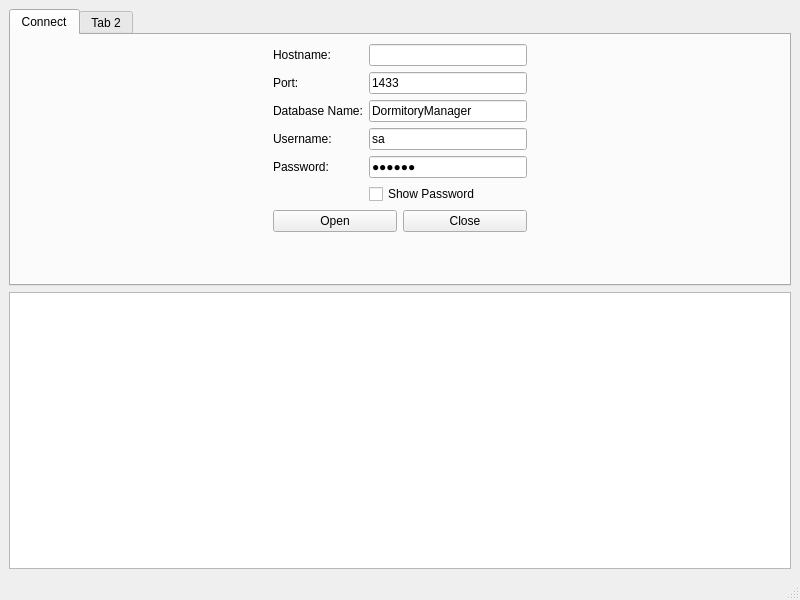
<?xml version="1.0" encoding="UTF-8"?>
<ui version="4.0">
 <class>MainWindow</class>
 <widget class="QMainWindow" name="MainWindow">
  <property name="geometry">
   <rect>
    <x>0</x>
    <y>0</y>
    <width>800</width>
    <height>600</height>
   </rect>
  </property>
  <property name="windowTitle">
   <string>MainWindow</string>
  </property>
  <widget class="QWidget" name="centralwidget">
   <layout class="QVBoxLayout" name="verticalLayout_2">
    <item>
     <widget class="QTabWidget" name="tabWidget">
      <property name="currentIndex">
       <number>0</number>
      </property>
      <widget class="QWidget" name="connectTab">
       <attribute name="title">
        <string>Connect</string>
       </attribute>
       <layout class="QHBoxLayout" name="horizontalLayout">
        <item>
         <spacer name="horizontalSpacer_2">
          <property name="orientation">
           <enum>Qt::Horizontal</enum>
          </property>
          <property name="sizeHint" stdset="0">
           <size>
            <width>40</width>
            <height>20</height>
           </size>
          </property>
         </spacer>
        </item>
        <item>
         <layout class="QVBoxLayout" name="verticalLayout">
          <item>
           <layout class="QFormLayout" name="formLayout">
            <item row="0" column="0">
             <widget class="QLabel" name="label">
              <property name="text">
               <string>Hostname:</string>
              </property>
             </widget>
            </item>
            <item row="0" column="1">
             <widget class="QLineEdit" name="conn_hostnameEdit"/>
            </item>
            <item row="2" column="0">
             <widget class="QLabel" name="label_2">
              <property name="text">
               <string>Database Name:</string>
              </property>
             </widget>
            </item>
            <item row="3" column="0">
             <widget class="QLabel" name="label_3">
              <property name="text">
               <string>Username:</string>
              </property>
             </widget>
            </item>
            <item row="4" column="0">
             <widget class="QLabel" name="label_4">
              <property name="text">
               <string>Password:</string>
              </property>
             </widget>
            </item>
            <item row="2" column="1">
             <widget class="QLineEdit" name="conn_databaseNameEdit">
              <property name="text">
               <string>DormitoryManager</string>
              </property>
             </widget>
            </item>
            <item row="3" column="1">
             <widget class="QLineEdit" name="conn_usernameEdit">
              <property name="text">
               <string>sa</string>
              </property>
             </widget>
            </item>
            <item row="4" column="1">
             <widget class="QLineEdit" name="conn_passwordEdit">
              <property name="text">
               <string>123456</string>
              </property>
              <property name="echoMode">
               <enum>QLineEdit::Password</enum>
              </property>
             </widget>
            </item>
            <item row="1" column="0">
             <widget class="QLabel" name="label_5">
              <property name="text">
               <string>Port:</string>
              </property>
             </widget>
            </item>
            <item row="1" column="1">
             <widget class="QLineEdit" name="conn_portEdit">
              <property name="text">
               <string>1433</string>
              </property>
             </widget>
            </item>
            <item row="5" column="1">
             <widget class="QCheckBox" name="conn_showPasswordBox">
              <property name="text">
               <string>Show Password</string>
              </property>
             </widget>
            </item>
           </layout>
          </item>
          <item>
           <layout class="QHBoxLayout" name="horizontalLayout_2">
            <item>
             <widget class="QPushButton" name="conn_openButton">
              <property name="text">
               <string>Open</string>
              </property>
             </widget>
            </item>
            <item>
             <widget class="QPushButton" name="conn_closeButton">
              <property name="text">
               <string>Close</string>
              </property>
             </widget>
            </item>
           </layout>
          </item>
          <item>
           <spacer name="verticalSpacer">
            <property name="orientation">
             <enum>Qt::Vertical</enum>
            </property>
            <property name="sizeHint" stdset="0">
             <size>
              <width>20</width>
              <height>40</height>
             </size>
            </property>
           </spacer>
          </item>
         </layout>
        </item>
        <item>
         <spacer name="horizontalSpacer">
          <property name="orientation">
           <enum>Qt::Horizontal</enum>
          </property>
          <property name="sizeHint" stdset="0">
           <size>
            <width>40</width>
            <height>20</height>
           </size>
          </property>
         </spacer>
        </item>
       </layout>
      </widget>
      <widget class="QWidget" name="tab_2">
       <attribute name="title">
        <string>Tab 2</string>
       </attribute>
      </widget>
     </widget>
    </item>
    <item>
     <widget class="QPlainTextEdit" name="stateEdit">
      <property name="readOnly">
       <bool>true</bool>
      </property>
     </widget>
    </item>
   </layout>
  </widget>
  <widget class="QMenuBar" name="menubar">
   <property name="geometry">
    <rect>
     <x>0</x>
     <y>0</y>
     <width>800</width>
     <height>23</height>
    </rect>
   </property>
  </widget>
  <widget class="QStatusBar" name="statusbar"/>
 </widget>
 <resources/>
 <connections/>
</ui>
